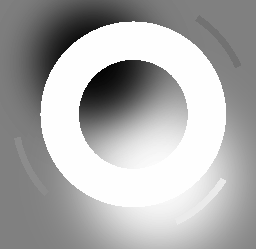
#> input picture p1/circles1.png, 256 x 249 px
$ python histograms.py
#> lines starting #> are read from the running program, lines starting #| are printed output that depends on the picture
import numpy as np
import cv2
import sys, math
from PIL import Image
from typing import Tuple, List
import matplotlib.pyplot as mpl
from skimage import io, img_as_float
from skimage import exposure
import os


imin = 0.0
imax = 255.0

#Alteracion rango dinamico
def adjustIntensity(inImage,inRange: List = [],outRange: List = [0, 1]) -> np.ndarray :

	if (len(inRange)!=0):
		imin=inRange[0]
		imax=inRange[1]
	else :
		imin=inImage.min()
		imax=inImage.max()

	#Formula transparencias
	outImage=outRange[0]+(((outRange[1]-outRange[0])*(inImage-imin))/(imax-imin))

	return outImage


def equalizeIntensity(inImage, nBins=256):
    # Calcula el histograma y los centros de los bins
    hist, bin_centers = exposure.histogram(inImage, nBins)

    # Calcula la función de distribución acumulada (CDF)
    cdf = hist.cumsum()  # Función de distribución acumulada
    cdf = cdf / float(cdf[-1])  # Normalización

    # Interpola linealmente los valores de entrada utilizando los centros de los bins y la CDF
    out = np.interp(inImage.flat, bin_centers, cdf)

    # Devuelve la salida reconfigurada a la forma original de la imagen de entrada
    return out.reshape(inImage.shape)


#Testeo


inImage=cv2.imread('circles1.png')
#> inImage is the input picture: shape (249, 256, 3); min 4, max 254, mean 171.6


# [20 lines of commented-out code are left out]
inImage = cv2.imread('eq0.png',cv2.IMREAD_GRAYSCALE)
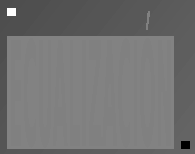
#> input picture p1/eq0.png, 195 x 154 px
#> inImage is the input picture: shape (154, 195); min 0, max 254, mean 114.1
outImage2 = equalizeIntensity(inImage)
#> in equalizeIntensity, `hist, bin_centers = exposure.histogram(inImage, nBins)`: hist = 255 values, max 10414 at index 130, min 0 at index 1, mean 117.8; bin_centers = 255 values from 0 to 254
#> in equalizeIntensity, `cdf = hist.cumsum()`: cdf = 255 values from 72 to 30030
#> in equalizeIntensity, `cdf = cdf / float(cdf[-1])`: cdf = 255 values from 0.0024 to 1
#> in equalizeIntensity, `return out.reshape(inImage.shape)`:
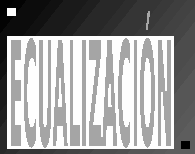
#> returned value: shape (154, 195) float64; min 0.0024, max 1, mean 0.605
io.imsave("./resultados/Equalize.png", outImage2)

(hist, _) = np.histogram(inImage, 256)
#> hist = 256 values, max 10414 at index 131, min 0 at index 1, mean 117.3
(histOut, _) = np.histogram(outImage2, 256)
#> histOut = 256 values, max 10486 at index 255, min 0 at index 2, mean 117.3
mpl.subplot(1, 2, 1)
mpl.plot(hist)
mpl.subplot(1, 2, 2)
mpl.plot(histOut)
mpl.show()
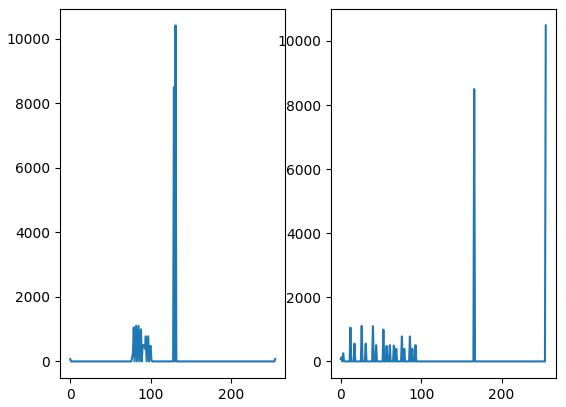
#> figure drawn by matplotlib, 2 panels; panel 1: curve peaks at x = 131, y = 10414; panel 2: curve peaks at x = 255, y = 10486


cv2.waitKey(0)
